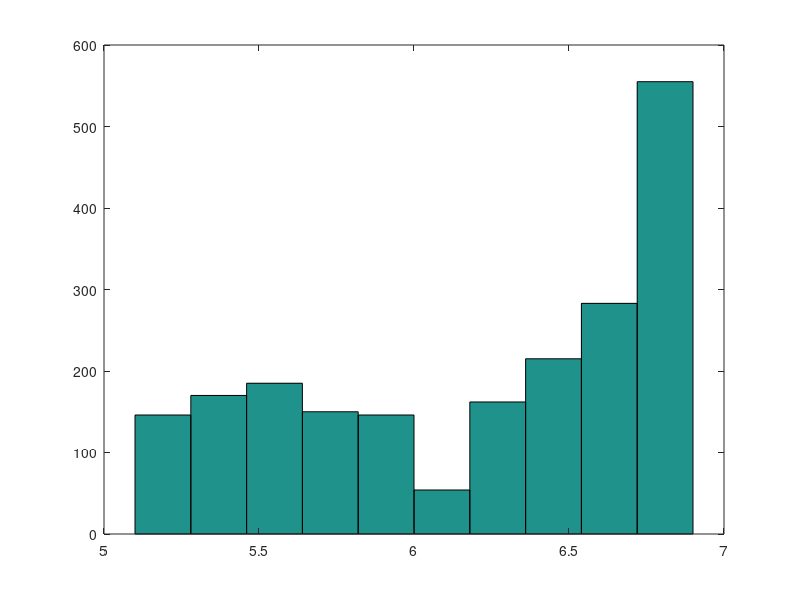
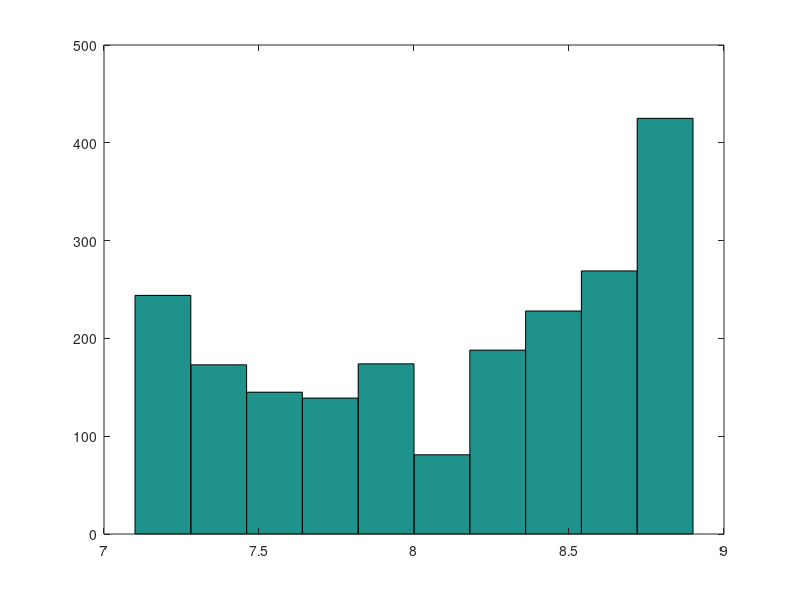

Here is the MATLAB script that generated these plots, in order:
clear all
close all
clc

data = load('statistic_z2.txt','r'); 


size(data)

src_depth = data(:,2); 
rec_depth = data(:,3); 


figure(); 
hist(src_depth); 


figure(); 
hist(rec_depth); 









